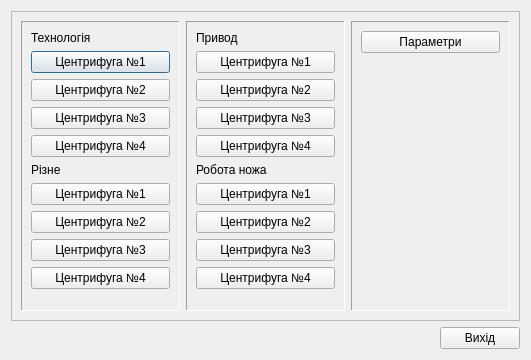
<?xml version="1.0" encoding="UTF-8"?>
<ui version="4.0">
 <class>History</class>
 <widget class="QDialog" name="History">
  <property name="geometry">
   <rect>
    <x>0</x>
    <y>0</y>
    <width>531</width>
    <height>360</height>
   </rect>
  </property>
  <property name="windowTitle">
   <string>Вибір графіків</string>
  </property>
  <layout class="QGridLayout" name="gridLayout">
   <item row="0" column="0" colspan="2">
    <widget class="QFrame" name="frame">
     <property name="frameShape">
      <enum>QFrame::StyledPanel</enum>
     </property>
     <property name="frameShadow">
      <enum>QFrame::Raised</enum>
     </property>
     <layout class="QHBoxLayout" name="horizontalLayout">
      <item>
       <widget class="QFrame" name="frame_Reg">
        <property name="frameShape">
         <enum>QFrame::Panel</enum>
        </property>
        <property name="frameShadow">
         <enum>QFrame::Sunken</enum>
        </property>
        <layout class="QVBoxLayout" name="verticalLayout">
         <item>
          <widget class="QLabel" name="label">
           <property name="text">
            <string>Технологія</string>
           </property>
          </widget>
         </item>
         <item>
          <widget class="QPushButton" name="Cf_10cf1">
           <property name="text">
            <string>Центрифуга №1</string>
           </property>
          </widget>
         </item>
         <item>
          <widget class="QPushButton" name="Cf_20cf2">
           <property name="text">
            <string>Центрифуга №2</string>
           </property>
          </widget>
         </item>
         <item>
          <widget class="QPushButton" name="Cf_30cf3">
           <property name="text">
            <string>Центрифуга №3</string>
           </property>
          </widget>
         </item>
         <item>
          <widget class="QPushButton" name="Cf_40cf4">
           <property name="text">
            <string>Центрифуга №4</string>
           </property>
          </widget>
         </item>
         <item>
          <widget class="QLabel" name="label_4">
           <property name="text">
            <string>Різне</string>
           </property>
          </widget>
         </item>
         <item>
          <widget class="QPushButton" name="Cf_10other1">
           <property name="text">
            <string>Центрифуга №1</string>
           </property>
          </widget>
         </item>
         <item>
          <widget class="QPushButton" name="Cf_20other2">
           <property name="text">
            <string>Центрифуга №2</string>
           </property>
          </widget>
         </item>
         <item>
          <widget class="QPushButton" name="Cf_30other3">
           <property name="text">
            <string>Центрифуга №3</string>
           </property>
          </widget>
         </item>
         <item>
          <widget class="QPushButton" name="Cf_40other4">
           <property name="text">
            <string>Центрифуга №4</string>
           </property>
          </widget>
         </item>
         <item>
          <spacer name="verticalSpacer">
           <property name="orientation">
            <enum>Qt::Vertical</enum>
           </property>
           <property name="sizeHint" stdset="0">
            <size>
             <width>20</width>
             <height>71</height>
            </size>
           </property>
          </spacer>
         </item>
        </layout>
       </widget>
      </item>
      <item>
       <widget class="QFrame" name="frame_Val">
        <property name="frameShape">
         <enum>QFrame::Panel</enum>
        </property>
        <property name="frameShadow">
         <enum>QFrame::Sunken</enum>
        </property>
        <layout class="QVBoxLayout" name="verticalLayout_2">
         <item>
          <widget class="QLabel" name="label_2">
           <property name="text">
            <string>Привод</string>
           </property>
          </widget>
         </item>
         <item>
          <widget class="QPushButton" name="Cf_10drv1">
           <property name="text">
            <string>Центрифуга №1</string>
           </property>
          </widget>
         </item>
         <item>
          <widget class="QPushButton" name="Cf_20drv2">
           <property name="text">
            <string>Центрифуга №2</string>
           </property>
          </widget>
         </item>
         <item>
          <widget class="QPushButton" name="Cf_30drv3">
           <property name="text">
            <string>Центрифуга №3</string>
           </property>
          </widget>
         </item>
         <item>
          <widget class="QPushButton" name="Cf_40drv4">
           <property name="text">
            <string>Центрифуга №4</string>
           </property>
          </widget>
         </item>
         <item>
          <widget class="QLabel" name="label_3">
           <property name="text">
            <string>Робота ножа</string>
           </property>
          </widget>
         </item>
         <item>
          <widget class="QPushButton" name="Cf_10upload1">
           <property name="text">
            <string>Центрифуга №1</string>
           </property>
          </widget>
         </item>
         <item>
          <widget class="QPushButton" name="Cf_20upload2">
           <property name="text">
            <string>Центрифуга №2</string>
           </property>
          </widget>
         </item>
         <item>
          <widget class="QPushButton" name="Cf_30upload3">
           <property name="text">
            <string>Центрифуга №3</string>
           </property>
          </widget>
         </item>
         <item>
          <widget class="QPushButton" name="Cf_40upload4">
           <property name="text">
            <string>Центрифуга №4</string>
           </property>
          </widget>
         </item>
         <item>
          <spacer name="verticalSpacer_2">
           <property name="orientation">
            <enum>Qt::Vertical</enum>
           </property>
           <property name="sizeHint" stdset="0">
            <size>
             <width>20</width>
             <height>145</height>
            </size>
           </property>
          </spacer>
         </item>
        </layout>
       </widget>
      </item>
      <item>
       <widget class="QFrame" name="frame_Other">
        <property name="frameShape">
         <enum>QFrame::Panel</enum>
        </property>
        <property name="frameShadow">
         <enum>QFrame::Sunken</enum>
        </property>
        <layout class="QVBoxLayout" name="verticalLayout_3">
         <item>
          <widget class="QPushButton" name="trend0trend5">
           <property name="text">
            <string>Параметри</string>
           </property>
          </widget>
         </item>
         <item>
          <spacer name="verticalSpacer_3">
           <property name="orientation">
            <enum>Qt::Vertical</enum>
           </property>
           <property name="sizeHint" stdset="0">
            <size>
             <width>20</width>
             <height>145</height>
            </size>
           </property>
          </spacer>
         </item>
        </layout>
       </widget>
      </item>
     </layout>
    </widget>
   </item>
   <item row="1" column="0">
    <spacer name="horizontalSpacer">
     <property name="orientation">
      <enum>Qt::Horizontal</enum>
     </property>
     <property name="sizeHint" stdset="0">
      <size>
       <width>294</width>
       <height>20</height>
      </size>
     </property>
    </spacer>
   </item>
   <item row="1" column="1">
    <widget class="QPushButton" name="Exit">
     <property name="text">
      <string>Вихід</string>
     </property>
    </widget>
   </item>
  </layout>
 </widget>
 <resources/>
 <connections>
  <connection>
   <sender>Exit</sender>
   <signal>clicked()</signal>
   <receiver>History</receiver>
   <slot>reject()</slot>
   <hints>
    <hint type="sourcelabel">
     <x>353</x>
     <y>276</y>
    </hint>
    <hint type="destinationlabel">
     <x>199</x>
     <y>149</y>
    </hint>
   </hints>
  </connection>
 </connections>
</ui>
